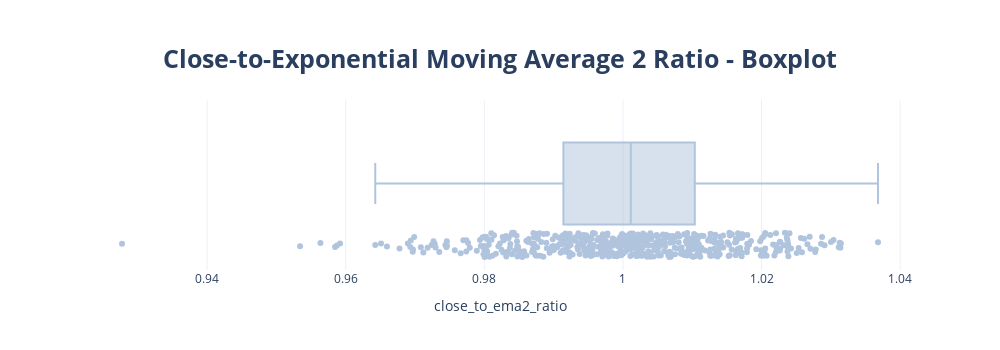

Here is the notebook cell this chart was saved with:
### Code cell
# Boxplot 
fig = px.box(train, x = 'close_to_ema2_ratio', points = 'all')

# Layout
fig.update_traces(boxpoints = 'all', marker_color = 'lightsteelblue')
fig.update_layout(height = 350, width = 1000,
                 template = 'plotly_white',
                  title = {'text': '<b>Close-to-Exponential Moving Average 2 Ratio - Boxplot</b>',
                  'x': 0.5,
                  'xanchor': 'center',
                  'yanchor': 'top',
                  'font': {
                      'size': 25
                  }},
                  margin = dict(t=100)
                 )

fig.show()

### Figure 1 — Plotly figure (JSON) as saved in the notebook; plotly's stock layout.template omitted (floating-point values rounded to 4 significant figures; data arrays with more than 128 entries replaced by an {"elided": "..."} marker saying what was removed)
{"data": [{"alignmentgroup": "True", "boxpoints": "all", "hovertemplate": "close_to_ema2_ratio=%{x}<extra></extra>", "legendgroup": "", "marker": {"color": "lightsteelblue"}, "name": "", "notched": false, "offsetgroup": "", "orientation": "h", "showlegend": false, "type": "box", "x": {"elided": "526 float values"}, "x0": " ", "xaxis": "x", "y0": " ", "yaxis": "y"}], "layout": {"boxmode": "group", "height": 350, "legend": {"tracegroupgap": 0}, "margin": {"t": 100}, "title": {"font": {"size": 25}, "text": "<b>Close-to-Exponential Moving Average 2 Ratio - Boxplot</b>", "x": 0.5, "xanchor": "center", "yanchor": "top"}, "width": 1000, "xaxis": {"anchor": "y", "domain": [0, 1], "title": {"text": "close_to_ema2_ratio"}}, "yaxis": {"anchor": "x", "domain": [0, 1]}}}
